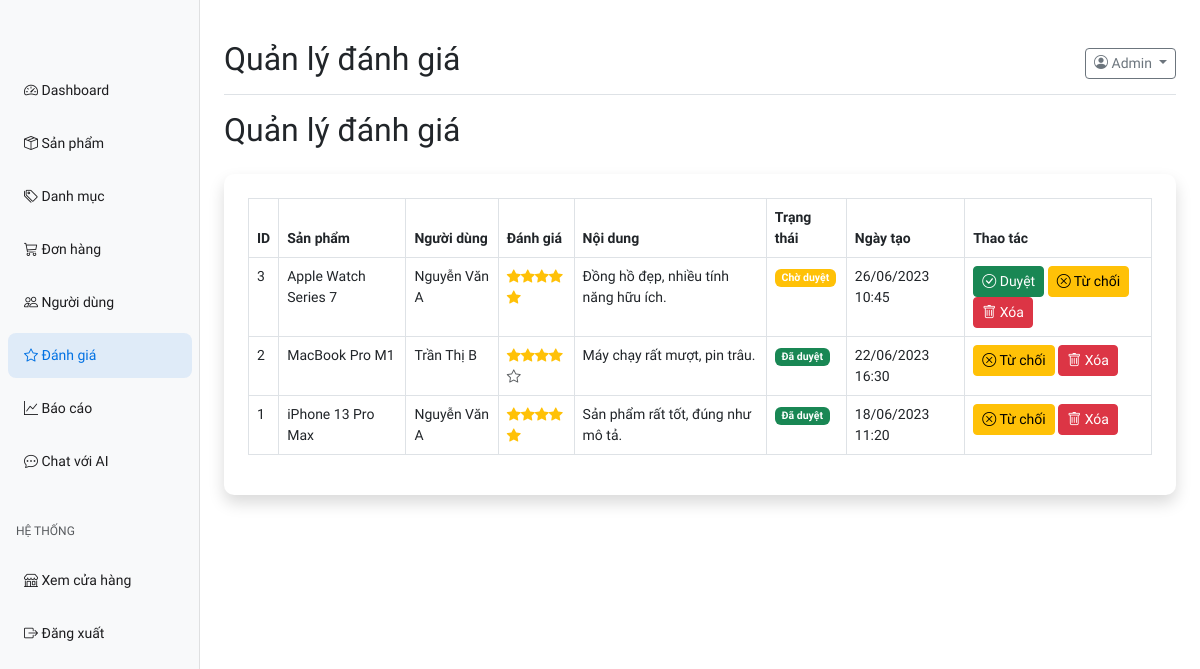
Screenshot of /admin/reviews.php (signed in) with the database file from the repository.
### tables this page shows
CREATE TABLE IF NOT EXISTS users (
    id INT AUTO_INCREMENT PRIMARY KEY,
    name VARCHAR(100) NOT NULL,
    email VARCHAR(100) NOT NULL UNIQUE,
    password VARCHAR(255) NOT NULL,
    phone VARCHAR(20),
    address TEXT,
    role ENUM('admin', 'customer') NOT NULL DEFAULT 'customer',
    created_at TIMESTAMP DEFAULT CURRENT_TIMESTAMP
);

CREATE TABLE IF NOT EXISTS reviews (
    id INT AUTO_INCREMENT PRIMARY KEY,
    product_id INT,
    user_id INT,
    rating INT NOT NULL CHECK (rating BETWEEN 1 AND 5),
    comment TEXT,
    status ENUM('approved', 'pending', 'rejected') NOT NULL DEFAULT 'pending',
    created_at TIMESTAMP DEFAULT CURRENT_TIMESTAMP,
    FOREIGN KEY (product_id) REFERENCES products(id) ON DELETE CASCADE,
    FOREIGN KEY (user_id) REFERENCES users(id) ON DELETE CASCADE
);

CREATE TABLE IF NOT EXISTS products (
    id INT AUTO_INCREMENT PRIMARY KEY,
    name VARCHAR(255) NOT NULL,
    slug VARCHAR(255) NOT NULL UNIQUE,
    description TEXT,
    price DECIMAL(10, 0) NOT NULL,
    stock INT NOT NULL DEFAULT 0,
    image VARCHAR(255),
    category_id INT,
    created_at TIMESTAMP DEFAULT CURRENT_TIMESTAMP,
    FOREIGN KEY (category_id) REFERENCES categories(id) ON DELETE SET NULL
);

### includes/functions.php (called while the page is built, shortened)
<?php
function get_logged_in_user() {
    global $conn;
    if (isset($_SESSION['user_id'])) {
        $user_id = $_SESSION['user_id'];
        $query = "SELECT * FROM users WHERE id = $user_id";
        $result = mysqli_query($conn, $query);
        if ($result && mysqli_num_rows($result) > 0) {
            return mysqli_fetch_assoc($result);
        }
    }
    return null;
}
?>

### admin/reviews.php (the view, shortened to what this page needs)
<?php
$page_title = "Quản lý đánh giá";
require_once "includes/header.php";
$query = "SELECT r.*, p.name as product_name, u.name as user_name
          FROM reviews r
          LEFT JOIN products p ON r.product_id = p.id
          LEFT JOIN users u ON r.user_id = u.id
          ORDER BY r.created_at DESC";
$result = mysqli_query($conn, $query);
?>
<div class="d-flex justify-content-between flex-wrap flex-md-nowrap align-items-center mb-3">
    <h1 class="h2">Quản lý đánh giá</h1>
</div>
<div class="card shadow mb-4">
    <div class="card-body">
        <div class="table-responsive">
            <table class="table table-bordered table-hover" width="100%" cellspacing="0">
                <thead>
                    <tr>
                        <th>ID</th>
                        <th>Sản phẩm</th>
                        <th>Người dùng</th>
                        <th>Đánh giá</th>
                        <th>Nội dung</th>
                        <th>Trạng thái</th>
                        <th>Ngày tạo</th>
                        <th>Thao tác</th>
                    </tr>
                </thead>
                <tbody>
                    <?php if ($result && mysqli_num_rows($result) > 0): ?>
                        <?php while ($review = mysqli_fetch_assoc($result)): ?>
                            <tr>
                                <td><?php echo $review['id']; ?></td>
                                <td><?php echo $review['product_name']; ?></td>
                                <td><?php echo $review['user_name']; ?></td>
                                <td>
                                    <?php
                                    for ($i = 1; $i <= 5; $i++) {
                                        if ($i <= $review['rating']) {
                                            echo '<i class="bi bi-star-fill text-warning"></i>';
                                        } else {
                                            echo '<i class="bi bi-star text-muted"></i>';
                                        }
                                    }
                                    ?>
                                </td>
                                <td><?php echo $review['comment']; ?></td>
                                <td>
                                    <?php
                                    switch ($review['status']) {
                                        case 'approved':
                                            echo '<span class="badge bg-success">Đã duyệt</span>';
                                            break;
                                        case 'pending':
                                            echo '<span class="badge bg-warning">Chờ duyệt</span>';
                                            break;
                                    }
                                    ?>
                                </td>
                                <td><?php echo date('d/m/Y H:i', strtotime($review['created_at'])); ?></td>
                                <td>
                                    <?php if ($review['status'] != 'approved'): ?>
                                        <a href="reviews.php?approve=<?php echo $review['id']; ?>" class="btn btn-sm btn-success">
                                            <i class="bi bi-check-circle"></i> Duyệt
                                        </a>
                                    <?php endif; ?>
                                    <?php if ($review['status'] != 'rejected'): ?>
                                        <a href="reviews.php?reject=<?php echo $review['id']; ?>" class="btn btn-sm btn-warning">
                                            <i class="bi bi-x-circle"></i> Từ chối
                                        </a>
                                    <?php endif; ?>
                                    <a href="reviews.php?delete=<?php echo $review['id']; ?>" class="btn btn-sm btn-danger" onclick="return confirm('Bạn có chắc chắn muốn xóa đánh giá này?')">
                                        <i class="bi bi-trash"></i> Xóa
                                    </a>
                                </td>
                            </tr>
                        <?php endwhile; ?>
                    <?php else: ?>
                        <tr>
                            <td colspan="8" class="text-center">Không có đánh giá nào.</td>
                        </tr>
                    <?php endif; ?>
                </tbody>
            </table>
        </div>
    </div>
</div>
<?php require_once "includes/footer.php"; ?>

### admin/includes/header.php (shortened to what this page needs)
<?php
require_once "../includes/db.php";
require_once "../includes/functions.php";
$current_user = get_logged_in_user();
?>
<!DOCTYPE html>
<html lang="vi">
<head>
    <link href="https://cdn.jsdelivr.net/npm/bootstrap@5.3.0-alpha1/dist/css/bootstrap.min.css" rel="stylesheet">
    <link rel="stylesheet" href="https://cdn.jsdelivr.net/npm/bootstrap-icons@1.10.0/font/bootstrap-icons.css">
    <link rel="stylesheet" href="../assets/css/admin.css">
</head>
<body>
    <div class="container-fluid">
        <div class="row">
            <?php include "sidebar.php"; ?>
            <main class="col-md-9 ms-sm-auto col-lg-10 px-md-4 py-4">
                <div class="d-flex justify-content-between flex-wrap flex-md-nowrap align-items-center pt-3 pb-2 mb-3 border-bottom">
                    <h1 class="h2"><?php echo isset($page_title) ? $page_title : 'Dashboard'; ?></h1>
                    <div class="btn-toolbar mb-2 mb-md-0">
                        <div class="dropdown">
                            <button class="btn btn-sm btn-outline-secondary dropdown-toggle" type="button" id="dropdownMenuButton" data-bs-toggle="dropdown" aria-expanded="false">
                                <i class="bi bi-person-circle"></i> <?php echo $current_user['name']; ?>
                            </button>
                        </div>
                    </div>
                </div>

### assets/css/admin.css (style rules this page uses)
:root { --primary-color: #0071e3; --secondary-color: #1d1d1f; --light-gray: #f5f5f7; --border-color: #d2d2d7; }
body { font-family: "SF Pro Display", -apple-system, BlinkMacSystemFont, sans-serif; font-size: .875rem; background-color: #ffffff; }
.card { border-radius: 10px; border: none; box-shadow: 0 0.125rem 0.25rem rgba(0, 0, 0, 0.075); }
.card-body { padding: 1.5rem; }
.table { color: var(--secondary-color); }
.table th { font-weight: 600; border-top: none; }

### rows the page displays
users: name "Admin"
reviews: id "3", product.name "Apple Watch Series 7", user.name "Nguyễn Văn A", rating 5 (drawn), comment "Đồng hồ đẹp, nhiều tính năng hữu ích.", status "Chờ duyệt", created_at "26/06/2023 10:45"
reviews: id "2", product.name "MacBook Pro M1", user.name "Trần Thị B", rating 4 (drawn), comment "Máy chạy rất mượt, pin trâu.", status "Đã duyệt", created_at "22/06/2023 16:30"
reviews: id "1", product.name "iPhone 13 Pro Max", user.name "Nguyễn Văn A", rating 5 (drawn), comment "Sản phẩm rất tốt, đúng như mô tả.", status "Đã duyệt", created_at "18/06/2023 11:20"

### other values shown
$page_title "Quản lý đánh giá"
